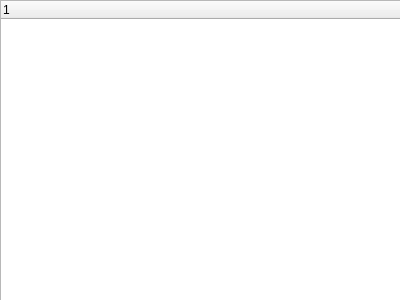
<?xml version="1.0" encoding="utf-8"?>
<ui version="4.0">
 <class>legend</class>
 <widget class="QWidget" name="legend">
  <property name="geometry">
   <rect>
    <x>0</x>
    <y>0</y>
    <width>400</width>
    <height>300</height>
   </rect>
  </property>
  <property name="windowTitle">
   <string>legend</string>
  </property>
  <widget class="QTreeWidget" name="treeWidget">
   <property name="geometry">
    <rect>
     <x>0</x>
     <y>0</y>
     <width>401</width>
     <height>301</height>
    </rect>
   </property>
   <column>
    <property name="text">
     <string notr="true">1</string>
    </property>
   </column>
  </widget>
 </widget>
 <layoutdefault spacing="6" margin="11"/>
 <resources/>
 <connections/>
</ui>
